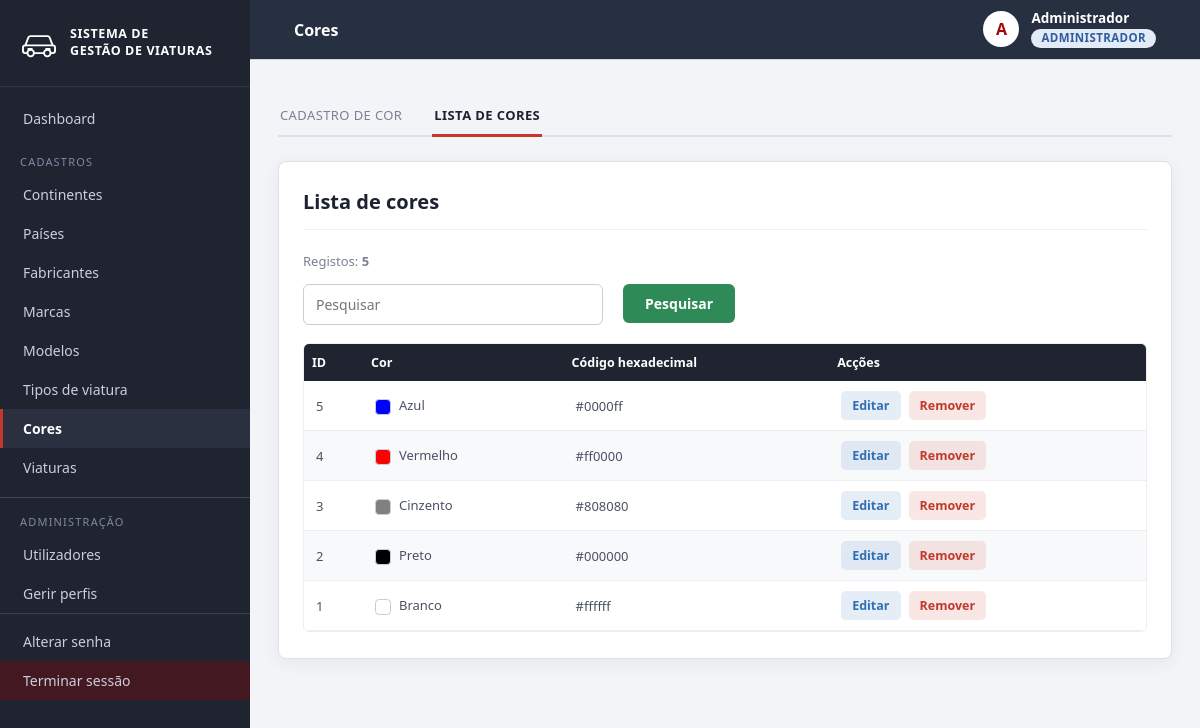
The app's page /view/ListarCor.php (signed in) with its own data.
### tables this page shows
CREATE TABLE cor (
    idCor   INT AUTO_INCREMENT PRIMARY KEY,
    nomeCor VARCHAR(40) NOT NULL,
    hexCor  VARCHAR(7)  NOT NULL,
    activo  TINYINT(1) NOT NULL DEFAULT 1
);

### controller/controllerLogin.php (called while the page is built, shortened)
<?php
include_once(__DIR__ . "/helpers.php");
include_once(__DIR__ . "/controllerLog.php");
function eAdministrador()
{
    return isset($_SESSION['idPerfil']) && (int) $_SESSION['idPerfil'] === ID_PERFIL_ADMIN;
}
function temPermissao($chave)
{
    global $conexao;
    static $chaves = null;
    if (eAdministrador() && strpos($chave, 'log:') !== 0) {
        return true;
    }
    if ($chaves === null) {
        $chaves = array();
        $idPerfil = (int) ($_SESSION['idPerfil'] ?? 0);
        $sql = "select p.chave from perfil_permissao pp
                join permissao p on p.codigoPermissao = pp.codigoPermissao
                where pp.idPerfil=" . $idPerfil;
        $result = mysqli_query($conexao, $sql);
        if ($result) {
            while ($rs = mysqli_fetch_assoc($result)) {
                array_push($chaves, $rs['chave']);
            }
        }
    }
    return in_array($chave, $chaves);
}

### controller/controllerCor.php (called while the page is built, shortened)
<?php
include_once(__DIR__ . "/../model/Cor.php");
include_once(__DIR__ . "/helpers.php");
include_once(__DIR__ . "/controllerLog.php");
function montarCor($rs)
{
    return new Cor($rs['idCor'], $rs['nomeCor'], $rs['hexCor']);
}
function consultarCor($filtro = "", $ordem = "c.idCor desc")
{
    global $conexao;
    $lista = array();
    $sql = "select c.* from cor c where c.activo=1" . $filtro . " order by " . $ordem;
    $result = mysqli_query($conexao, $sql);
    if ($result) {
        while ($rs = mysqli_fetch_assoc($result)) {
            array_push($lista, montarCor($rs));
        }
    }
    return $lista;
}
function listarCor()
{
    return consultarCor();
}

### controller/helpers.php (called while the page is built, shortened)
<?php
function e($texto)
{
    return htmlspecialchars((string) $texto, ENT_QUOTES, 'UTF-8');
}

### model/Cor.php (called while the page is built, shortened)
<?php
class Cor
{
    private $idCor;
    private $nomeCor;
    private $hexCor;
    public function __construct($idCor, $nomeCor, $hexCor)
    {
        $this->idCor = $idCor;
        $this->nomeCor = $nomeCor;
        $this->hexCor = $hexCor;
    }
    public function getIdCor()
    {
        return $this->idCor;
    }
    public function getNomeCor()
    {
        return $this->nomeCor;
    }
    public function getHexCor()
    {
        return $this->hexCor;
    }
}

### view/ListarCor.php (the view, shortened to what this page needs)
<?php
include_once __DIR__ . '/../controller/controllerLogin.php';
include_once __DIR__ . '/../controller/controllerCor.php';
$pesquisa = trim($_GET['pesquisa'] ?? '');
$lista = $pesquisa != '' ? pesquisarCor($pesquisa) : listarCor();
$podeEditar = temPermissao('cor:actualizar');
$podeRemover = temPermissao('cor:remover');
?>
<!DOCTYPE html>
<html lang="pt">
<head>
    <link rel="stylesheet" href="css/estilo.css">
</head>
<body>
    <?php include __DIR__ . '/partials/menu.php'; ?>
    <div class="mae">
        <div class="cabecalho">
            <div class="abas">
                <?php if (temPermissao('cor:criar')) { ?><a href="CadastrarCor.php" class="aba">CADASTRO DE COR</a><?php } ?>
                <div class="aba abaAtiva">LISTA DE CORES</div>
            </div>
        </div>
        <div class="dalheee">
            <div class="card">
                <div class="topo">
                    <h1 class="titulo"><strong>Lista de cores</strong></h1>
                </div>
                <p class="totalRegistos">Registos: <strong><?= count($lista) ?></strong></p>
                <form method="get">
                    <div class="linha">
                        <div class="campo campoBusca">
                            <input type="text" name="pesquisa" class="input" placeholder="Pesquisar" value="<?= e($pesquisa) ?>">
                        </div>
                        <div class="campo">
                            <button type="submit" class="botao">Pesquisar</button>
                        </div>
                    </div>
                </form>
                <div class="tabela">
                    <table>
                        <thead>
                            <tr>
                                <th>ID</th>
                                <th>Cor</th>
                                <th>Código hexadecimal</th>
                                <th>Acções</th>
                            </tr>
                        </thead>
                        <tbody>
                            <?php if (count($lista) == 0) { ?>
                                <tr>
                                    <td colspan="4">SEM NENHUMA COR REGISTADA</td>
                                </tr>
                            <?php } else { ?>
                                <?php foreach ($lista as $item) { ?>
                                    <tr>
                                        <td><?= $item->getIdCor() ?></td>
                                        <td><span class="amostra" style="background: <?= e($item->getHexCor()) ?>"></span><?= e($item->getNomeCor()) ?></td>
                                        <td><?= e($item->getHexCor()) ?></td>
                                        <td>
                                            <div class="acoes">
                                                <?php if ($podeEditar) { ?>
                                                    <a href="#editar-<?= $item->getIdCor() ?>" class="botaoAtualizar">Editar</a>
                                                <?php } ?>
                                                <?php if ($podeRemover) { ?>
                                                    <a href="#remover-<?= $item->getIdCor() ?>" class="botaoRemover">Remover</a>
                                                <?php } ?>
                                            </div>
                                        </td>
                                    </tr>
                                <?php } ?>
                            <?php } ?>
                        </tbody>
                    </table>
                </div>
            </div>
        </div>
    </div>
</body>
</html>

### view/css/estilo.css (style rules this page uses)
:root { --escuro: #1f2430; --escuro-2: #2a3040; --acento: #c0392b; --acento-hover: #a93226; --verde: #2e8b57; --verde-hover: #25744a; --azul: #2f6fb3; --azul-hover: #265a93; --fundo: #f3f4f7; --branco: #ffffff; --borda: #dde0e6; --texto: #1d2230; --texto-medio: #4a5163; --texto-claro: #7a8194; }
* { margin: 0; padding: 0; box-sizing: border-box; font-family: 'Segoe UI', 'Trebuchet MS', Arial, sans-serif; }
body { background-color: var(--fundo); color: var(--texto); min-height: 100vh; }
.mae { margin-left: 250px; min-height: 100vh; display: flex; flex-direction: column; padding: 92px 28px 40px; }
.cabecalho { position: sticky; top: 60px; z-index: 10; background-color: var(--fundo); padding-top: 4px; margin-bottom: 24px; }
.abas { display: flex; gap: 28px; max-width: 1400px; margin: 0 auto; border-bottom: 2px solid var(--borda); }
.aba { padding: 10px 2px; font-size: 13px; letter-spacing: 0.4px; color: var(--texto-claro); text-decoration: none; }
.abaAtiva { color: var(--texto); font-weight: bold; border-bottom: 3px solid var(--acento); margin-bottom: -2px; }
.dalheee { width: 100%; display: flex; justify-content: center; }
.card { width: 100%; max-width: 1400px; margin: 0 auto; background-color: var(--branco); border: 1px solid var(--borda); border-radius: 8px; padding: 26px 24px; box-shadow: 0 4px 18px rgba(31, 36, 48, 0.06); }
.topo { margin-bottom: 22px; padding-bottom: 14px; border-bottom: 1px solid #eceef2; }
.titulo { font-size: 20px; color: var(--texto); }
.linha { display: flex; gap: 20px; }
.campo { margin-bottom: 18px; }
.campoBusca { width: 300px; }
.input { width: 100%; padding: 10px 12px; border: 1px solid #c9cdd6; border-radius: 6px; font-size: 14px; color: var(--texto); background-color: #ffffff; transition: border-color 0.15s ease, box-shadow 0.15s ease; }
.botao { display: inline-block; padding: 10px 22px; border: none; border-radius: 6px; background-color: var(--verde); color: #ffffff; font-size: 14px; font-weight: 600; text-decoration: none; cursor: pointer; white-space: nowrap; }
.tabela { width: 100%; max-height: calc(100vh - 360px); min-height: 280px; overflow: auto; border: 1px solid #eceef2; border-radius: 6px; }
table { width: 100%; border-collapse: collapse; background-color: #ffffff; }
thead th { position: sticky; top: 0; z-index: 2; background-color: var(--escuro); color: #ffffff; text-align: left; padding: 10px 8px; font-size: 12.5px; font-weight: 600; white-space: nowrap; }
tbody td { padding: 10px 12px; white-space: nowrap; font-size: 13px; color: var(--texto-medio); border-bottom: 1px solid #eceef2; }
tbody tr:nth-child(even) { background-color: #f8f9fb; }
.acoes { display: flex; gap: 8px; }
.acoes a, .acoes button { border: none; border-radius: 5px; padding: 6px 11px; font-size: 12.5px; font-weight: 600; text-decoration: none; white-space: nowrap; cursor: pointer; transition: background-color 0.15s ease, color 0.15s ease; }
.botaoAtualizar { color: #2f6fb3; background-color: rgba(47, 111, 179, 0.12); }
.botaoRemover { color: #c0392b; background-color: rgba(192, 57, 43, 0.12); }
.amostra { display: inline-block; width: 16px; height: 16px; margin-right: 8px; border-radius: 4px; border: 1px solid #c9cdd6; vertical-align: middle; }
.totalRegistos { margin-bottom: 14px; font-size: 13px; color: var(--texto-claro); }

### records on screen
cor: idCor "5", nomeCor "Azul", hexCor "#0000ff"
cor: idCor "4", nomeCor "Vermelho", hexCor "#ff0000"
cor: idCor "3", nomeCor "Cinzento", hexCor "#808080"
cor: idCor "2", nomeCor "Preto", hexCor "#000000"
cor: idCor "1", nomeCor "Branco", hexCor "#ffffff"

### other values on screen
$entidade['menu'] "Continentes"
$entidade['menu'] "Países"
$entidade['menu'] "Fabricantes"
$entidade['menu'] "Marcas"
$entidade['menu'] "Modelos"
$entidade['menu'] "Tipos de viatura"
$entidade['menu'] "Cores"
$entidade['menu'] "Viaturas"
$tituloTopo "Cores"
substr($nomeTopo, 0, 1) "A"
$nomeTopo "Administrador"
$_SESSION['perfil'] "ADMINISTRADOR"
count($lista) "5"
